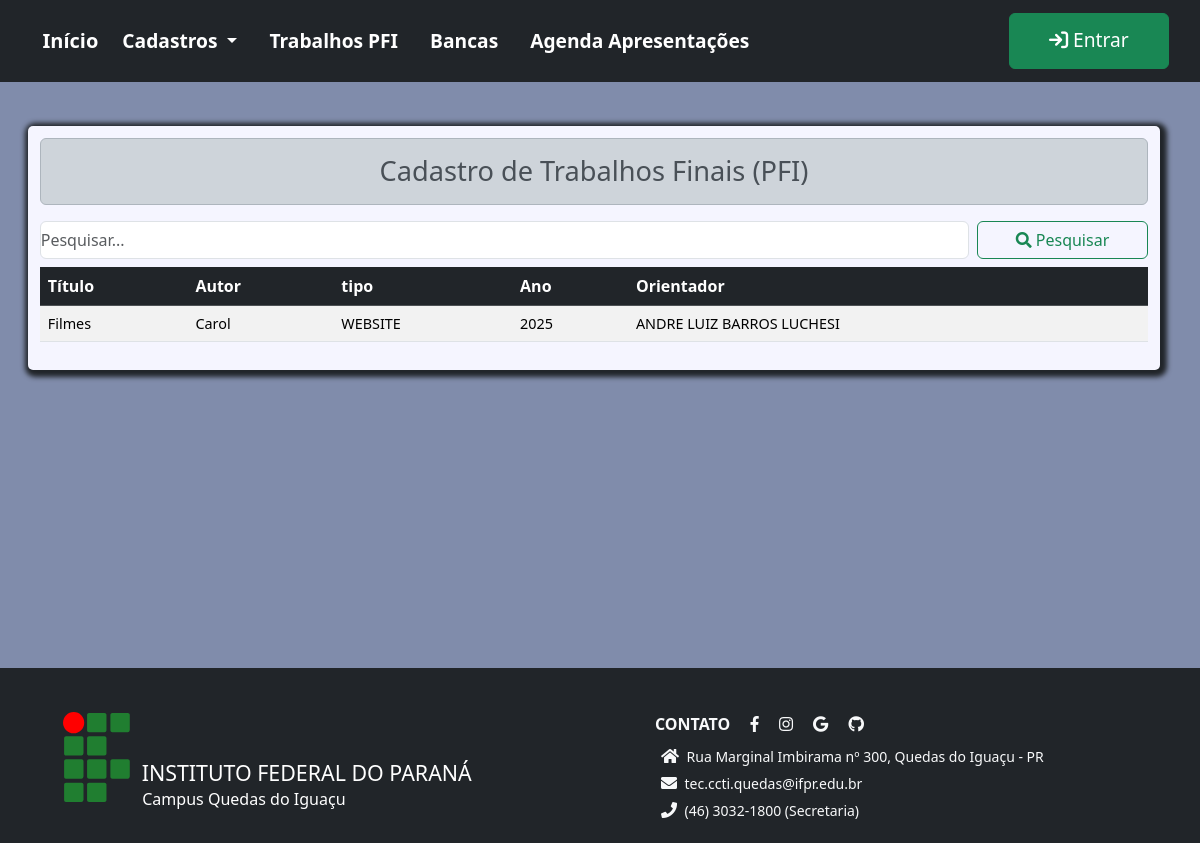
Page /trabalhos/listar/ on the earlier database version.
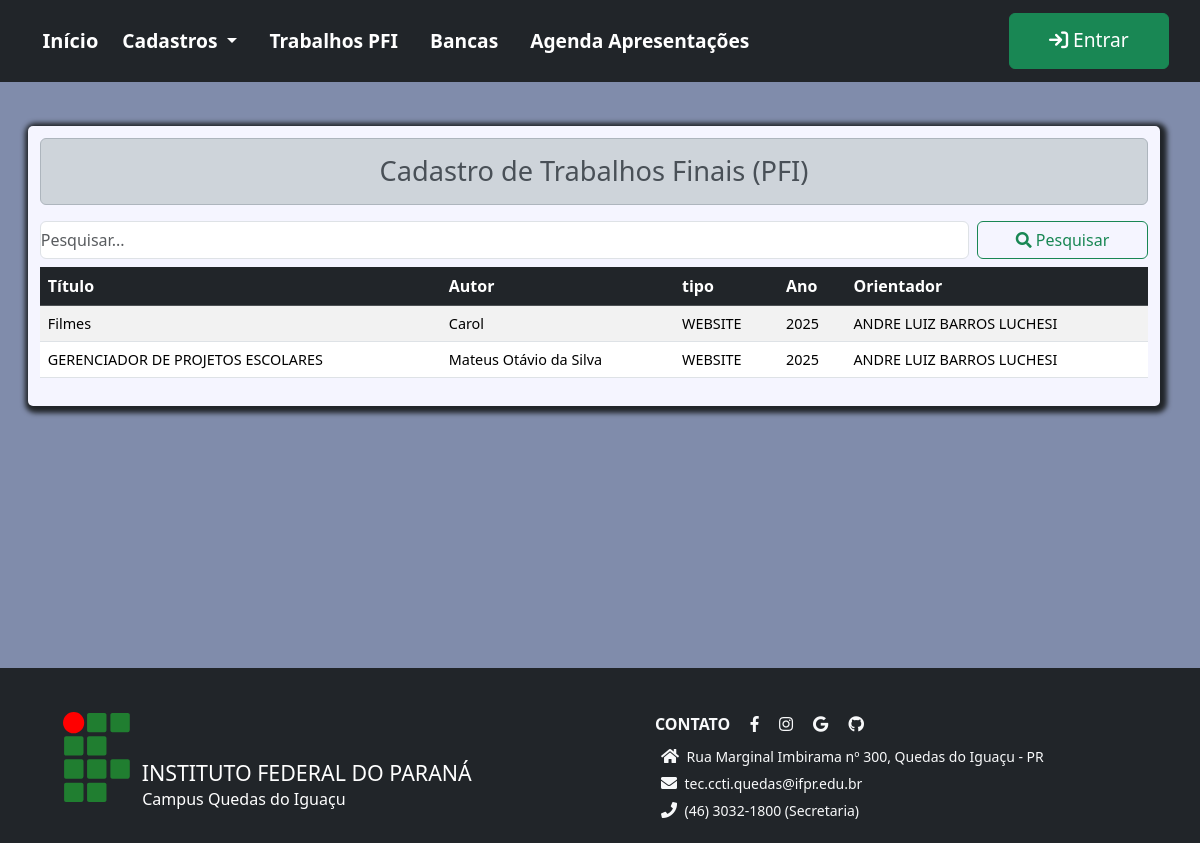
Same page on the later database version.
### pfi/models.py (models this page shows, shortened)
class Trabalho_Final(models.Model):
    class Meta:
        verbose_name = 'Projeto Final Interdisciplinar (PFI)'
        verbose_name_plural = 'Projetos Finais Interdisciplinares'
    titulo = models.CharField(max_length=250, null=False, blank=False)
    resumo = models.TextField()
    tipo = models.CharField(max_length=150, null=True, blank=True)
    ano = models.IntegerField(
        validators=[MinValueValidator(2010), MaxValueValidator(datetime.date.today().year)])  # ano atual
    autor = models.ForeignKey(Aluno, on_delete=models.RESTRICT, blank=False, null=False)
    orientador = models.ForeignKey(Docente, on_delete=models.RESTRICT, blank=False, null=False)
    coorientador = models.ForeignKey(Avaliador, related_name='Coorientador', on_delete=models.RESTRICT, blank=True, null=True)
    url = models.URLField(max_length=250, null=True, blank=True, verbose_name='URL')

class Aluno(models.Model):
    ativo = models.BooleanField(default=True)
    nome = models.CharField(max_length=150, null=False, blank=False)
    email = models.EmailField(max_length=50, null=True, blank=True)
    ano_ingresso = models.IntegerField(
        validators=[MinValueValidator(2010), MaxValueValidator(datetime.date.today().year)])  # ano atual
    turma = models.ForeignKey(Turma, on_delete=models.RESTRICT, blank=True, null=True)

class Avaliador(User):
    nome = models.CharField(max_length=150, null=False, blank=False)
    telefone = models.CharField(verbose_name='Telefone', max_length=15, null=True, blank=True, help_text= 'Informe um telefone ou celular para contato')
    servidor_ifpr = models.BooleanField(verbose_name='Servidor do IFPR', default=True, help_text= 'Marque essa opção caso seja Servidor do IFPR')

### pfi/views.py (the view)
# urls.py: path('trabalhos/listar/', views.ListTrabalhos.as_view(), name='trabalhos'),
class ListTrabalhos(ListView):
    template_name = 'trabalho_final_list.html'
    model = Trabalho_Final
    queryset = Trabalho_Final.objects.all().order_by('ano', Lower('autor__nome'))
    context_object_name = 'trabalhos'
    extra_context = {'form_titulo': 'Cadastro de Trabalhos Finais (PFI)'}
    def get_queryset(self):
        filter_val = self.request.GET.get('pesquisar', '')
        return Trabalho_Final.objects.filter(Q(titulo__contains=filter_val) | Q(autor__nome__contains=filter_val) | Q(orientador__nome__icontains=filter_val)).order_by('ano',  Lower('autor__nome'))

### pfi/templates/trabalho_final_list.html (shortened to what this page needs)
{% extends 'page.html' %}
{% block conteudo %}
<div class="content container">
    <h2 class="text-center alert alert-dark">
        {{form_titulo}}
    </h2>
    <div class="row">
        <div class="d-flex " style="width: 100% !important; ">
            <form class="d-flex p-0 m-0 w-100"   role="search">
                <input class="form-control me-2 p-0 m-0"   type="search" placeholder="Pesquisar..." name="pesquisar" aria-label="Search"/>
                <button class="btn btn-outline-success  " style="width: 200px !important; " type="submit"><i class="fa fa-search"></i> Pesquisar </button>
            </form>
        </div>
        <div class="col-md-12 mt-2 table-responsive" >
            <table class="table table-hover table-striped">
                <thead class='table-dark'>
                    <tr>
                        <th style="max-width: 420px">Título</th>
                        <th style="max-width: 250px">Autor</th>
                        <th>tipo</th>
                        <th>Ano</th>
                        <th>Orientador</th>
                    </tr>
                </thead>
                <tbody class='bg-light'>
                    {% for trabalho in trabalhos %}
                    <tr>
                        <td style="max-width: 420px">{{trabalho.titulo}}</td>
                        <td style="max-width: 250px">{{trabalho.autor.nome}}</td>
                        <td>{{trabalho.tipo}}</td>
                        <td>{{trabalho.ano}}</td>
                        <td>{{trabalho.orientador.nome}}</td>
                    </tr>
                    {%empty%}
                    <p>Nenhum trabalho cadastrado!</p>
                    {% endfor %}
                </tbody>
            </table>
        </div>
    </div>
</div>
{% endblock conteudo %}

Differences in the rows shown:
added Trabalho_Final: titulo "GERENCIADOR DE PROJETOS ESCOLARES", autor.nome "Mateus Otávio da Silva", tipo "WEBSITE", ano "2025", orientador.nome "ANDRE LUIZ BARROS LUCHESI"
